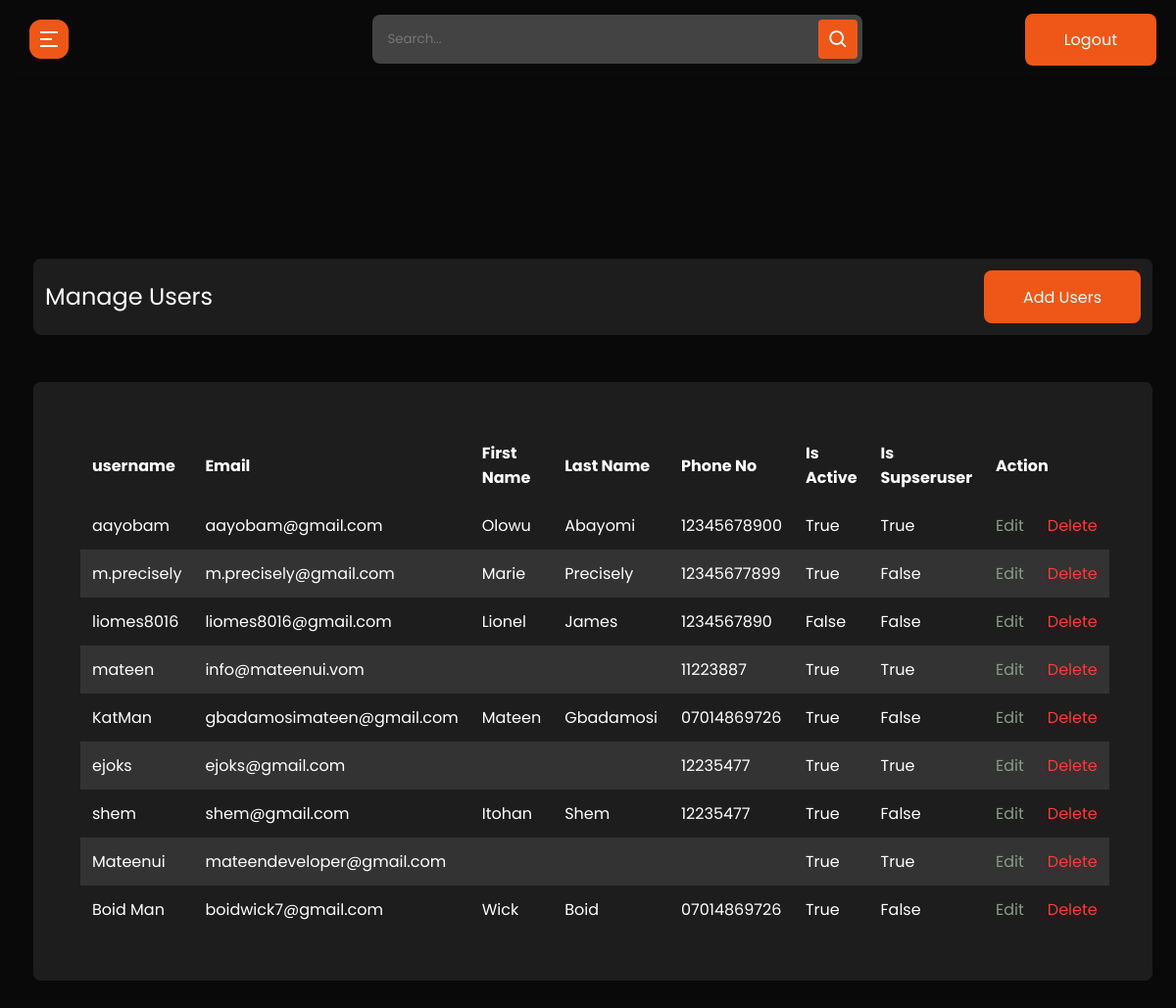
The app's page /admin-user-list/ (signed in) with its own data.
### userprolog/models.py (models this page shows, shortened)
class User(AbstractBaseUser, PermissionsMixin):
    id = models.UUIDField(primary_key=True, default=uuid.uuid4, editable=False, unique=True)
    username = models.CharField(max_length=200, unique=True, blank=True)
    email = models.EmailField(max_length=200, unique=True, blank=False)
    first_name = models.CharField(max_length=200, blank=True)
    last_name = models.CharField(max_length=200, blank=True)
    phone_no = models.CharField(max_length=11,validators=[MaxLengthValidator(11)])
    profile_picture = models.ImageField(null=True, blank=True, default="default_user_image.jpeg", upload_to="profile_image/",)
    is_active = models.BooleanField(default=False)
    is_staff = models.BooleanField(default=False)
    is_superuser = models.BooleanField(default=False)
    date_joined = models.DateTimeField(auto_now_add=True)
    created = models.DateTimeField(auto_now_add=True)
    updated = models.DateTimeField(auto_now=True)
    objects = UserManager()
    EMAIL_FIELD = 'email'
    USERNAME_FIELD = 'username'
    REQUIRED_FIELDS = ['email',]

### cms/decorators.py (the view)
        def wrapper_func(request, *args, **kwargs):
            group = None
            if request.user.groups.exists():
                group = request.user.groups.all()[0].name
            if group in allowed_roles:
                return view_func(request, *args, **kwargs)
            else:
                return redirect("unauthorized-page")

### cms/views.py (called while the page is built)
@login_required(login_url='admin-login')
@allowed_user(allowed_roles=['admin'])
@admin_only
def admin_user_list(request):
    template_name = "cms/admin-user/index.html"
    users = User.objects.all()
    context = {"users":users}
    return render(request, template_name, context)

### cms/templates/cms/admin-user/index.html
{% extends 'admin_base.html' %}
{% load static %}
{% block content %}
  <section class="panel-section" style=margin-top:-700px>
    <div class="panel-content">
      <div class="page-wrapper admin-wrapper">
        <section class="alt-nav">
            <h4>Manage Users</h4>
            <a href="{% url 'admin-create-user' %}" class="btn">Add Users</a>
        </section>
        <div class="content-container">
          <section class="trade-table">
              <table>
                <thead>
                  <tr>
                    <th scope="col">username</th>
                    <th scope="col">Email</th>
                    <th scope="col">First Name</th>
                    <th scope="col">Last Name</th>
                    <th scope="col">Phone No</th>
                    <th scope="col">Is Active</th>
                    <th scope="col">Is Supseruser</th>
                    <th scope="col" colspan="2">Action</th>
                  </tr>
                </thead>
                <tbody>
                  {% for user in users %}
                    <tr>
                      <td data-label="Username">{{ user.username }}</td>
                      <td data-label="Email">{{ user.email }}</td>
                      <td data-label="First Name">{{ user.first_name|title }}</td>
                      <td data-label="Last Name">{{ user.last_name|title }}</td>
                      <td data-label="Phone No">{{ user.phone_no}}</td>
                      <td data-label="Is Active">{{ user.is_active}}</td>
                      <td data-label="Is Supseruser">{{ user.is_superuser }}</td>
                      <td data-label="Action"><a href="{% url 'admin-update-user' user.id %}" class="edit">Edit</a></td>
                      <td data-label="Action"><a href="{% url 'admin-delete-user' user.id %}" class="delete">Delete</a></td>
                    </tr>
                  {% endfor %}
                </tbody>
              </table>
          </section>
        </div>
      </div>
    </div>
  </section>
{% endblock content %}

### static/css/style.css (style rules this page uses)
html { scroll-behavior: smooth; }
* { margin: 0; padding: 0; -webkit-box-sizing: border-box; box-sizing: border-box; }
body { font-family: "Poppins", sans-serif; background-color: #0a0909; color: #fff; max-width: 1440px; margin: auto; }
.page-wrapper { padding: 0 24px; }
h4 { font-size: clamp(20px, 3vw, 24px); }
h2, h4, h5 { line-height: 1.2; }
a { text-decoration: none; color: #fff; }
.btn { padding: 15px 40px; border: 0px; border-radius: 8px; background-color: #ee5717; font-family: "Poppins", sans-serif; -webkit-transition: 0.3s; transition: 0.3s; height: 54px; width: auto; }
a.btn { text-decoration: none; color: #fff; }
.trade-table { width: 90%; background-color: #1d1d1d; margin: auto; margin-top: 48px; border-radius: 8px; padding: 48px; }
.trade-table table { border-collapse: collapse; width: 100%; }
.trade-table table thead { font-weight: 500; }
.trade-table table td, .trade-table table th { text-align: left; padding: 12px; }
.trade-table table th { background-color: #1d1d1d; }
.trade-table table tr:nth-child(even) { background-color: #333333; border-radius: 8px; }
section.alt-nav { margin-top: 60px; }

### static/css/admin.css (style rules this page uses)
* { font-family: "Poppins", sans-serif; }
.edit { color: #889c88; -webkit-transition: 0.3s; transition: 0.3s; }
.delete { color: #F83A3A; -webkit-transition: 0.3s; transition: 0.3s; }
.alt-nav { width: 100%; display: -webkit-box; display: -ms-flexbox; display: flex; -webkit-box-pack: justify; -ms-flex-pack: justify; justify-content: space-between; -webkit-box-align: center; -ms-flex-align: center; align-items: center; padding: 12px; background-color: #1D1D1D; border-radius: 8px; margin-top: 24px; }
.alt-nav h4 { font-weight: 400; }
.trade-table { width: 100%; }
.trade-table thead { font-weight: normal; }
.trade-table tbody { font-weight: 400; }
.content-container { background-color: #1D1D1D; margin: 48px 0; border-radius: 8px; }

### static/css/sidebar.css (style rules this page uses)
.panel-section { position: relative; min-height: 100vh; width: calc(100% - 240px); left: 240px; transition: all 0.5s ease; }
.panel-section .panel-content { position: relative; padding-top: 104px; }
@media (max-width: 1240px) { .panel-section { width: calc(100% - 10px); left: 10px; } }

### records on screen
User: username "aayobam", email "aayobam@gmail.com", first_name "Olowu", last_name "Abayomi", phone_no "12345678900", is_active "True", is_superuser "True"
User: username "m.precisely", email "m.precisely@gmail.com", first_name "Marie", last_name "Precisely", phone_no "12345677899", is_active "True", is_superuser "False"
User: username "liomes8016", email "liomes8016@gmail.com", first_name "Lionel", last_name "James", phone_no "1234567890", is_active "False", is_superuser "False"
User: username "mateen", email "info@mateenui.vom", phone_no "11223887", is_active "True", is_superuser "True"
User: username "KatMan", email "gbadamosimateen@gmail.com", first_name "Mateen", last_name "Gbadamosi", phone_no "07014869726", is_active "True", is_superuser "False"
User: username "ejoks", email "ejoks@gmail.com", phone_no "12235477", is_active "True", is_superuser "True"
User: username "shem", email "shem@gmail.com", first_name "Itohan", last_name "Shem", phone_no "12235477", is_active "True", is_superuser "False"
User: username "Mateenui", email "mateendeveloper@gmail.com", is_active "True", is_superuser "True"
User: username "Boid Man", email "boidwick7@gmail.com", first_name "Wick", last_name "Boid", phone_no "07014869726", is_active "True", is_superuser "False"
